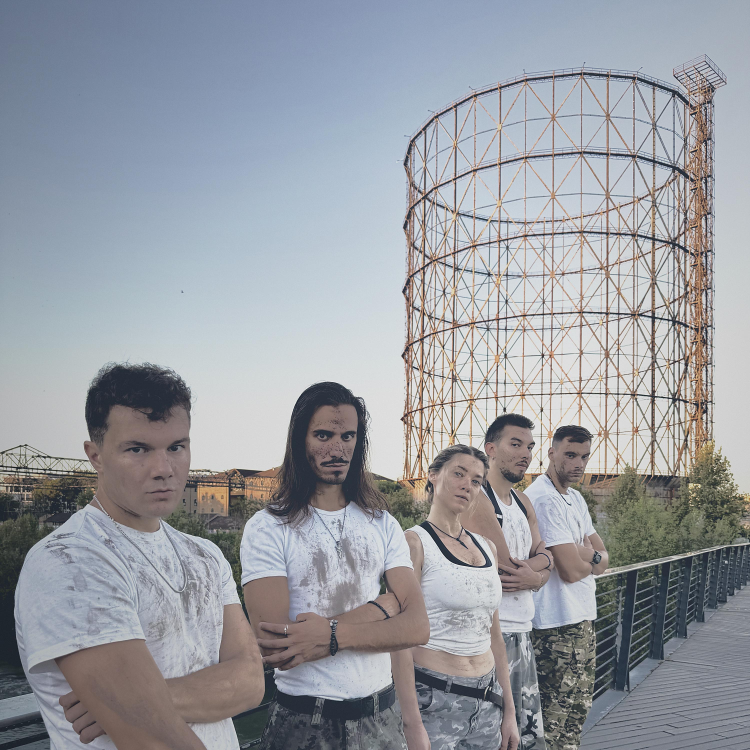
#> input picture releases/nebo/artwork/NEBO_cover_DISTROKID_3000.jpg, 3000 x 3000 px, found by its file name (shown at 1/4 size)
$ python make_poster_nebo.py
#> lines starting #> are read from the running program, lines starting #| are printed output that depends on the picture
from PIL import Image, ImageOps, ImageDraw, ImageFont, ImageChops
import numpy as np
R='/home/user/Noble-Sin/'; W,H=2480,3508
ref=np.asarray(Image.open(R+'releases/nebo/artwork/NEBO_cover_DISTROKID_3000.jpg').convert('RGB').resize((600,600))).astype(float)/255
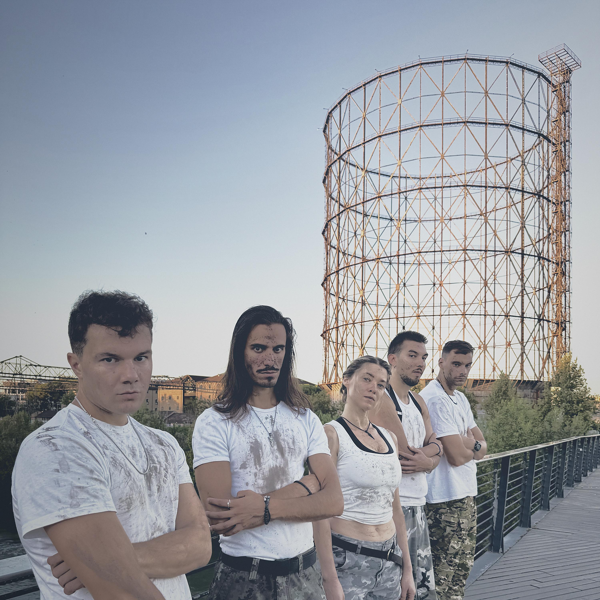
#> ref: shape (600, 600, 3) float64; mean R, G, B 0.596, 0.609, 0.635
rm,rs=ref.reshape(-1,3).mean(0),ref.reshape(-1,3).std(0)
#> rm = [0.596, 0.609, 0.635]; rs = [0.18, 0.187, 0.197]
im=ImageOps.fit(Image.open(R+'press/noblesin_nebo_press_vertical.jpg').convert('RGB'),(W,H),Image.LANCZOS,centering=(0.5,0.12))
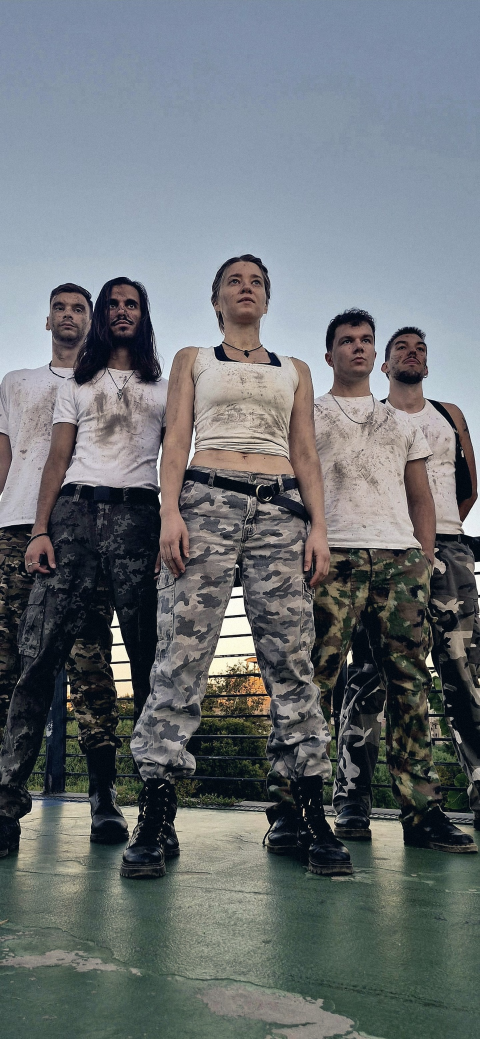
#> input picture press/noblesin_nebo_press_vertical.jpg, 1440 x 3117 px, found by its file name (shown at 1/3 size)
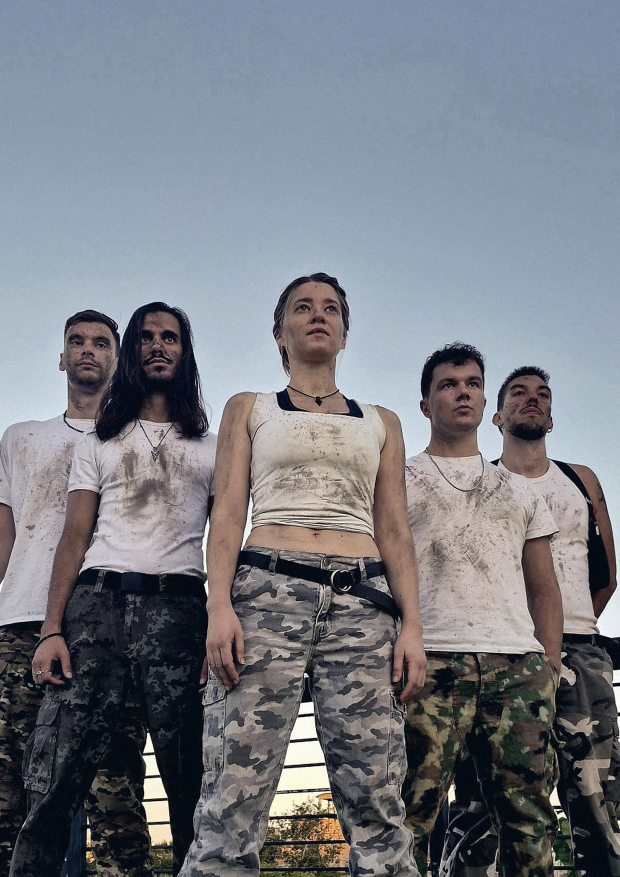
#> im: PIL image 2480x3508 RGB (shown at 1/4 size); mean R, G, B 120.3, 123.4, 130.7
a=np.asarray(im).astype(float)/255; m,s=a.reshape(-1,3).mean(0),a.reshape(-1,3).std(0)
#> after `m, s = (a.reshape(-1, 3).mean(0), a.reshape(-1, 3).std(0))`: m = [0.472, 0.484, 0.512]; s = [0.238, 0.244, 0.254]
a=a*0.7+((a-m)/s*rs+rm)*0.3; lum=(a*[0.299,0.587,0.114]).sum(2,keepdims=True); a=lum+(a-lum)*0.82
#> after `lum = (a * [0.299, 0.587, 0.114]).sum(2, keepdims=True)`:
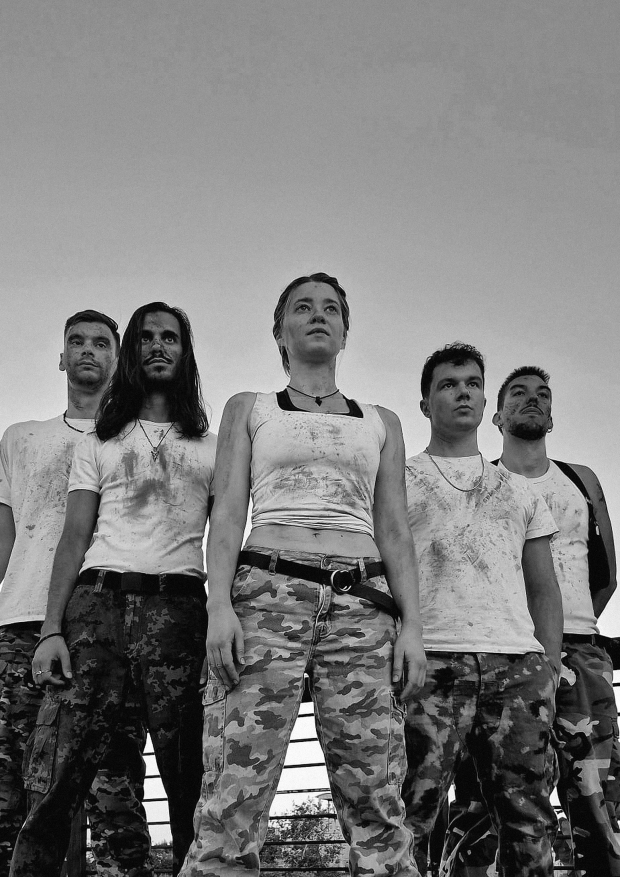
#> lum: shape (3508, 2480, 1) float64 (shown at 1/4 size); min 0.0716, max 1, mean 0.521; drawn with min black and max white
a=np.clip((a-0.5)*1.1+0.5,0,1); a+=(1-lum)**2*np.array([-0.01,0,0.02])+lum**2*np.array([0.02,0.008,-0.012])
yy,xx=np.mgrid[0:H,0:W]; r=np.sqrt(((xx-W/2)/(W/2))**2+((yy-H/2)/(H/2))**2); a*=(1-0.25*np.clip(r-0.6,0,1))[...,None]
#> after `a *= (1 - 0.25 * np.clip(r - 0.6, 0, 1))[..., None]`:
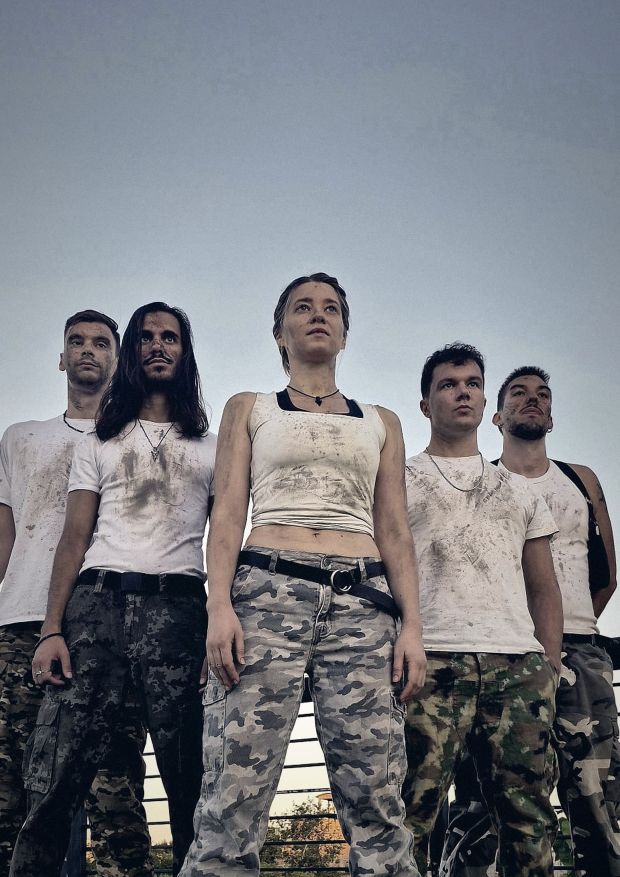
#> a: shape (3508, 2480, 3) float64 (shown at 1/4 size); mean R, G, B 0.49, 0.499, 0.521; drawn with min black and max white
a+=np.random.default_rng(7).normal(0,0.012,(H,W,1))
im=Image.fromarray((np.clip(a,0,1)*255).astype('uint8'))
# top + bottom dark gradients (Nebo reel-cover style)
ov=Image.new('L',(W,H),0); d=ImageDraw.Draw(ov)
#> after `ov = Image.new('L', (W, H), 0)`: ov: PIL image 2480x3508 L; every value is 0
for y in range(H):
    t=max(0,(1150-y)/600) if y<1150 else max(0,(y-2250)/600)
    d.line([(0,y),(W,y)],fill=int(235*min(1,t)))
im.paste((8,10,16),(0,0),ov)
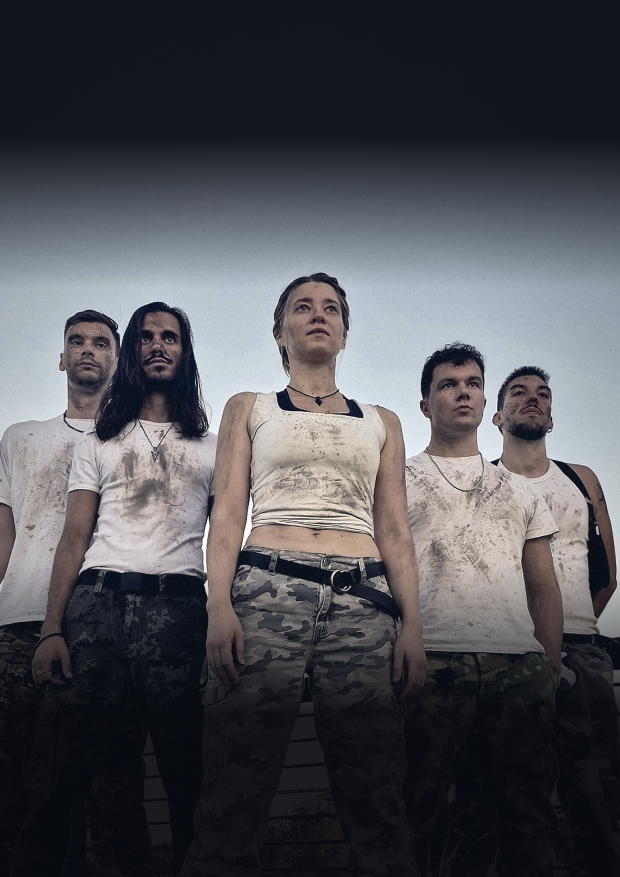
#> im: PIL image 2480x3508 RGB (shown at 1/4 size); mean R, G, B 79.5, 80.1, 85
# logo (white on black) screen-blended
#> (the run stopped early here; a loop or call above may not have finished)
